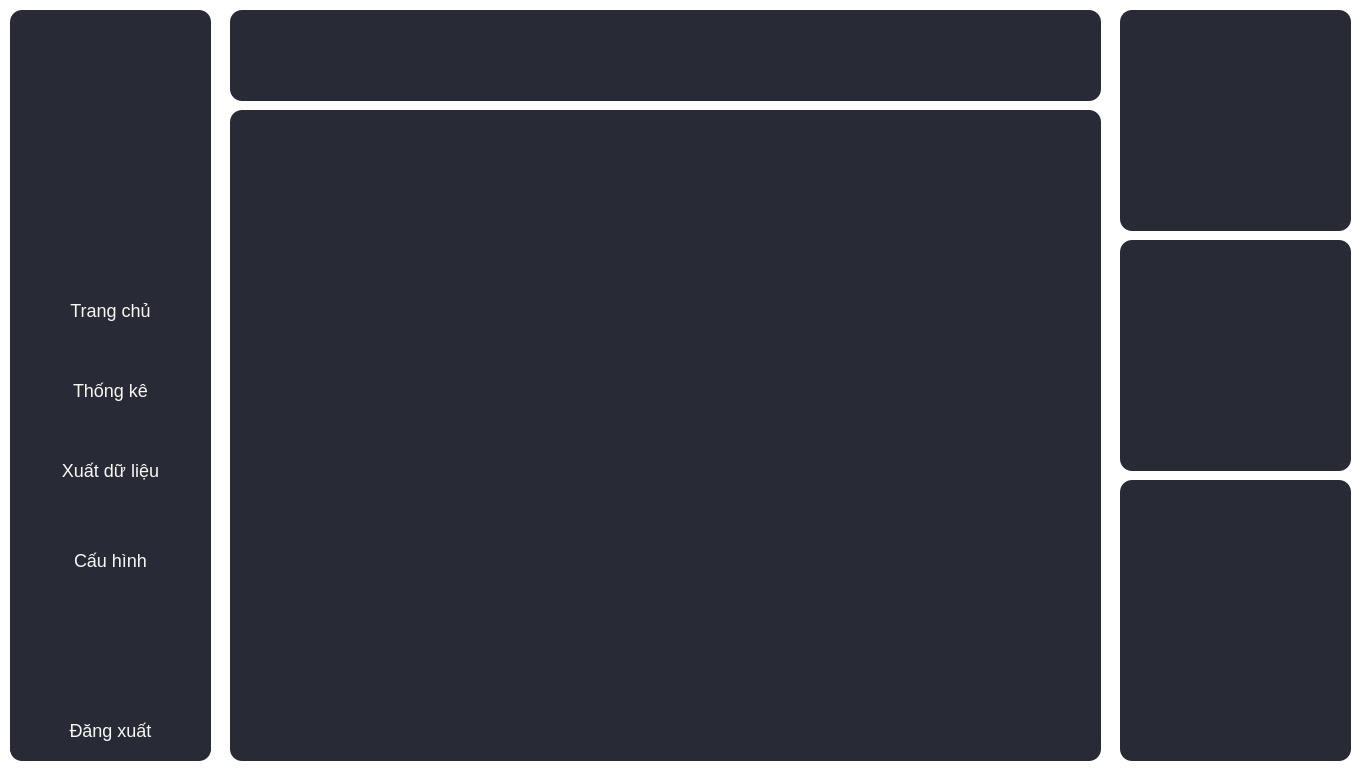
<?xml version="1.0" encoding="UTF-8"?>
<ui version="4.0">
 <class>MainWindow</class>
 <widget class="QMainWindow" name="MainWindow">
  <property name="geometry">
   <rect>
    <x>0</x>
    <y>0</y>
    <width>1366</width>
    <height>768</height>
   </rect>
  </property>
  <property name="minimumSize">
   <size>
    <width>1366</width>
    <height>768</height>
   </size>
  </property>
  <property name="maximumSize">
   <size>
    <width>1366</width>
    <height>768</height>
   </size>
  </property>
  <property name="windowTitle">
   <string>Phần mềm giám sát giao thông</string>
  </property>
  <property name="styleSheet">
   <string notr="true">QWidget {
	background: rgb(255, 255, 255)
}</string>
  </property>
  <widget class="QWidget" name="centralwidget">
   <property name="styleSheet">
    <string notr="true"/>
   </property>
   <widget class="QFrame" name="frame">
    <property name="geometry">
     <rect>
      <x>10</x>
      <y>10</y>
      <width>201</width>
      <height>751</height>
     </rect>
    </property>
    <property name="maximumSize">
     <size>
      <width>16777215</width>
      <height>16777215</height>
     </size>
    </property>
    <property name="styleSheet">
     <string notr="true">QFrame {
    background-color: #282A36;
    border-radius: 12px;
}</string>
    </property>
    <property name="frameShape">
     <enum>QFrame::StyledPanel</enum>
    </property>
    <property name="frameShadow">
     <enum>QFrame::Raised</enum>
    </property>
    <widget class="QPushButton" name="pushButton">
     <property name="enabled">
      <bool>true</bool>
     </property>
     <property name="geometry">
      <rect>
       <x>0</x>
       <y>280</y>
       <width>201</width>
       <height>41</height>
      </rect>
     </property>
     <property name="styleSheet">
      <string notr="true">QPushButton {
	border: none;
	background: #282A36;
	color: #F8F8F2;
	font-size: 18px;
}</string>
     </property>
     <property name="text">
      <string>Trang chủ</string>
     </property>
    </widget>
    <widget class="QPushButton" name="pushButton_2">
     <property name="enabled">
      <bool>true</bool>
     </property>
     <property name="geometry">
      <rect>
       <x>0</x>
       <y>360</y>
       <width>201</width>
       <height>41</height>
      </rect>
     </property>
     <property name="styleSheet">
      <string notr="true">QPushButton {
	border: none;
	background: #282A36;
	color: #F8F8F2;
	font-size: 18px;
}</string>
     </property>
     <property name="text">
      <string>Thống kê</string>
     </property>
    </widget>
    <widget class="QPushButton" name="pushButton_3">
     <property name="enabled">
      <bool>true</bool>
     </property>
     <property name="geometry">
      <rect>
       <x>0</x>
       <y>440</y>
       <width>201</width>
       <height>41</height>
      </rect>
     </property>
     <property name="styleSheet">
      <string notr="true">QPushButton {
	border: none;
	background: #282A36;
	color: #F8F8F2;
	font-size: 18px;
}</string>
     </property>
     <property name="text">
      <string>Xuất dữ liệu</string>
     </property>
    </widget>
    <widget class="QPushButton" name="pushButton_4">
     <property name="enabled">
      <bool>true</bool>
     </property>
     <property name="geometry">
      <rect>
       <x>0</x>
       <y>530</y>
       <width>201</width>
       <height>41</height>
      </rect>
     </property>
     <property name="styleSheet">
      <string notr="true">QPushButton {
	border: none;
	background: #282A36;
	color: #F8F8F2;
	font-size: 18px;
}</string>
     </property>
     <property name="text">
      <string>Cấu hình</string>
     </property>
    </widget>
    <widget class="QPushButton" name="pushButton_5">
     <property name="enabled">
      <bool>true</bool>
     </property>
     <property name="geometry">
      <rect>
       <x>0</x>
       <y>700</y>
       <width>201</width>
       <height>41</height>
      </rect>
     </property>
     <property name="styleSheet">
      <string notr="true">QPushButton {
	border: none;
	background: #282A36;
	color: #F8F8F2;
	font-size: 18px;
}</string>
     </property>
     <property name="text">
      <string>Đăng xuất</string>
     </property>
    </widget>
    <widget class="QLabel" name="src_image">
     <property name="geometry">
      <rect>
       <x>30</x>
       <y>30</y>
       <width>131</width>
       <height>131</height>
      </rect>
     </property>
     <property name="text">
      <string/>
     </property>
     <property name="pixmap">
      <pixmap resource="uiii.qrc">:/logo/logo.png</pixmap>
     </property>
     <property name="scaledContents">
      <bool>true</bool>
     </property>
    </widget>
   </widget>
   <widget class="QFrame" name="frame_2">
    <property name="geometry">
     <rect>
      <x>230</x>
      <y>110</y>
      <width>871</width>
      <height>651</height>
     </rect>
    </property>
    <property name="styleSheet">
     <string notr="true">QFrame {
    background-color: #282A36;
    border-radius: 12px;
}</string>
    </property>
    <property name="frameShape">
     <enum>QFrame::StyledPanel</enum>
    </property>
    <property name="frameShadow">
     <enum>QFrame::Raised</enum>
    </property>
    <widget class="QLabel" name="src_video">
     <property name="geometry">
      <rect>
       <x>20</x>
       <y>20</y>
       <width>831</width>
       <height>611</height>
      </rect>
     </property>
     <property name="text">
      <string/>
     </property>
     <property name="scaledContents">
      <bool>true</bool>
     </property>
    </widget>
   </widget>
   <widget class="QFrame" name="frame_3">
    <property name="geometry">
     <rect>
      <x>1120</x>
      <y>10</y>
      <width>231</width>
      <height>221</height>
     </rect>
    </property>
    <property name="maximumSize">
     <size>
      <width>300</width>
      <height>16777215</height>
     </size>
    </property>
    <property name="styleSheet">
     <string notr="true">QFrame {
    background-color: #282A36;
    border-radius: 12px;
}</string>
    </property>
    <property name="frameShape">
     <enum>QFrame::StyledPanel</enum>
    </property>
    <property name="frameShadow">
     <enum>QFrame::Raised</enum>
    </property>
   </widget>
   <widget class="QFrame" name="frame_4">
    <property name="geometry">
     <rect>
      <x>230</x>
      <y>10</y>
      <width>871</width>
      <height>91</height>
     </rect>
    </property>
    <property name="styleSheet">
     <string notr="true">QFrame {
    background-color: #282A36;
    border-radius: 12px;
}</string>
    </property>
    <property name="frameShape">
     <enum>QFrame::StyledPanel</enum>
    </property>
    <property name="frameShadow">
     <enum>QFrame::Raised</enum>
    </property>
   </widget>
   <widget class="QFrame" name="frame_5">
    <property name="geometry">
     <rect>
      <x>1120</x>
      <y>240</y>
      <width>231</width>
      <height>231</height>
     </rect>
    </property>
    <property name="maximumSize">
     <size>
      <width>300</width>
      <height>16777215</height>
     </size>
    </property>
    <property name="styleSheet">
     <string notr="true">QFrame {
    background-color: #282A36;
    border-radius: 12px;
}</string>
    </property>
    <property name="frameShape">
     <enum>QFrame::StyledPanel</enum>
    </property>
    <property name="frameShadow">
     <enum>QFrame::Raised</enum>
    </property>
   </widget>
   <widget class="QFrame" name="frame_6">
    <property name="geometry">
     <rect>
      <x>1120</x>
      <y>480</y>
      <width>231</width>
      <height>281</height>
     </rect>
    </property>
    <property name="maximumSize">
     <size>
      <width>300</width>
      <height>16777215</height>
     </size>
    </property>
    <property name="styleSheet">
     <string notr="true">QFrame {
    background-color: #282A36;
    border-radius: 12px;
}</string>
    </property>
    <property name="frameShape">
     <enum>QFrame::StyledPanel</enum>
    </property>
    <property name="frameShadow">
     <enum>QFrame::Raised</enum>
    </property>
   </widget>
  </widget>
 </widget>
 <resources>
  <include location="uiii.qrc"/>
 </resources>
 <connections/>
</ui>
